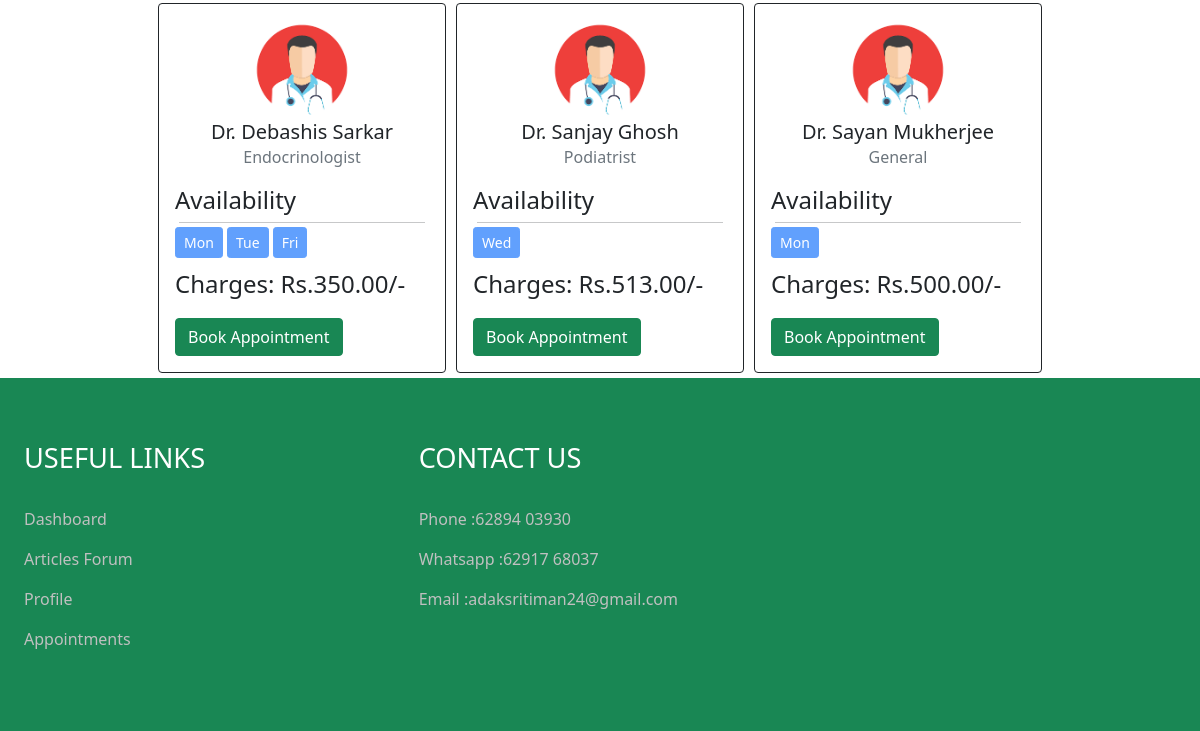
The page /dashboard/patient/ (signed in, lower part) on the database as committed earlier.
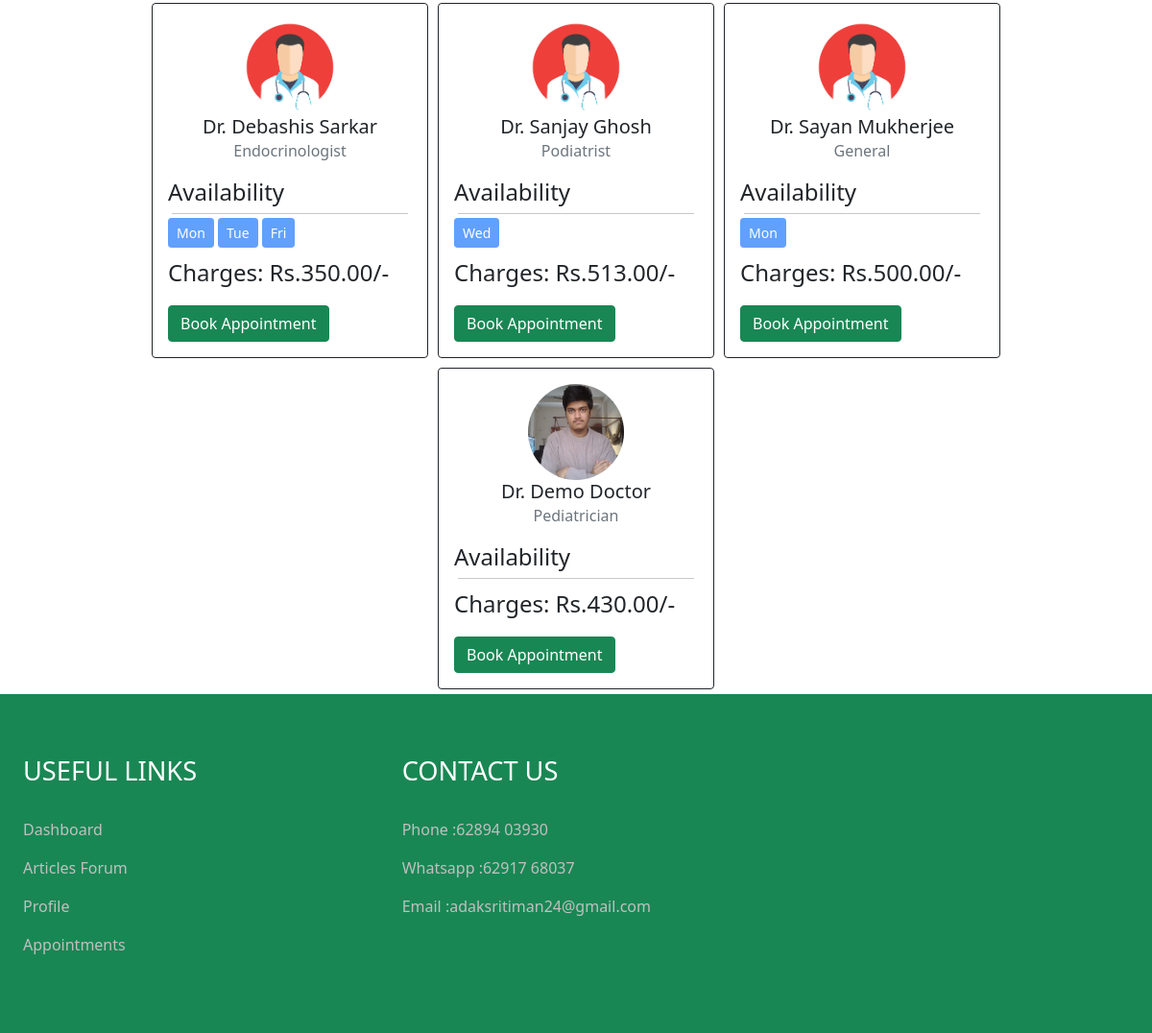
The same page on the database as committed later.
### accounts/models.py (models this page shows)
class Doctor(User):
    CHOICES = [
        ('Male','Male'),
        ('Female','Female'),
        ('Others','Others'),
    ]
    SPECIALITIES= [
        ('Podiatrist','Podiatrist'),
        ('General','General'),
        ('Pediatrician','Pediatrician'),
        ('Endocrinologist','Endocrinologist'),
        ('NeuroLogist','Neurologist'),
        ('Rheumatologist','Rheumatologist'),
        ('Alergist','Allergist'),
        ('Psychiatrist','Psychiatrist'),
    ]
    gender = models.CharField(null = False, max_length=8, choices=CHOICES)
    contact = models.CharField(max_length=12)
    dob = models.DateField()
    speciality = models.CharField(null=False, choices = SPECIALITIES, max_length=20)
    bio = models.TextField(null=True, max_length=800, blank=True)
    yoe = models.IntegerField()
    charge = models.DecimalField(decimal_places=2,max_digits=7, max_length = 10)
    paypal = models.EmailField(max_length=70, null = True, blank = True)
    img = models.ImageField(upload_to = "doctor_images/", null = True, blank = True)
    sun_start = models.TimeField(null=True, blank=True)
    sun_end = models.TimeField(null = True, blank=True)
    mon_start = models.TimeField(null = True, blank=True)
    mon_end = models.TimeField(null = True, blank=True)
    tue_start = models.TimeField(null = True, blank=True)
    tue_end = models.TimeField(null = True, blank=True)
    wed_start = models.TimeField(null = True, blank=True)
    wed_end = models.TimeField(null = True, blank=True)
    thu_start = models.TimeField(null = True, blank=True)
    thu_end = models.TimeField(null = True, blank=True)
    fri_start = models.TimeField(null = True, blank=True)
    fri_end = models.TimeField(null = True, blank=True)
    sat_start = models.TimeField(null = True, blank=True)
    sat_end = models.TimeField(null = True, blank=True)

### mainapp/views.py (the view, shortened to what this page needs)
# urls.py: path('dashboard/patient/',views.PatientDashboard.as_view(), name="pd"),
class PatientDashboard(View):
    def get(self, request):
        if request.user.is_authenticated:
            if isDoctor(request.user):
                return redirect('/dashboard/doctor/')
            patient = Patient.objects.get(pk = request.user.id)
            doctors = Doctor.objects.all()[0:12]
            context = {
                "patient" : patient,
                "doctors": doctors,
            }
            return render(request, "patient/patient-dashboard.html", context=context)
        return redirect('/accounts/login/patient/')

### accounts/views.py (called while the page is built)
def isDoctor(user):
    try:
        Doctor.objects.get(pk = user.id)
        return True
    except Exception as exe:
        return False

### templates/patient/patient-dashboard.html (shortened to what this page needs)
{% extends "patient/base.html" %}
{% load static %}
{% block content %}
<div class="container">
  <div class="d-flex justify-content-center" style="flex-wrap: wrap;">
    {% for doctor in doctors %}
    <div class="card border-dark" style="width: 18rem; margin:5px;">
      <div class="card-body">
        <div class="d-flex justify-content-center">
        {% if doctor.img %}
          <img src="{{doctor.img.url}}" alt="Not Found" width="100px", height="100px" style="border-radius: 50%;">
        {% else %}
          {% if doctor.gender == "Female" %}
          <img src="{% static 'doctor/imgs/avatar/female-doc.jpg' %}" alt="Not Found" width="100px", height="100px" style="border-radius: 50%;">
          {% else %}
          <img src="{% static 'doctor/imgs/avatar/male-doc.png' %}" alt="Not Found" width="100px", height="100px" style="border-radius: 50%;">
          {% endif %}
        {% endif %}
        </div>
        <h5 class="card-title text-center">Dr. {{doctor.first_name}} {{doctor.last_name}}</h5>
        <h6 class="card-subtitle mb-2 text-muted text-center">{{doctor.speciality}}</h6>
        <p style="margin-top: 15px; margin-bottom:0px; padding:0px;">Availability</p>
        <hr style=" margin:4px; padding:0px;">
        <div style="justify-content: center; align-items:center;">
          {% if doctor.mon_start %}
          <button disabled class="btn btn-primary btn-sm">Mon</button>
          {% endif %}
          {% if doctor.tue_start %}
          <button disabled class="btn btn-primary btn-sm">Tue</button>
          {% endif %}
          {% if doctor.wed_start %}
          <button disabled class="btn btn-primary btn-sm">Wed</button>
          {% endif %}
          {% if doctor.fri_start %}
          <button disabled class="btn btn-primary btn-sm">Fri</button>
          {% endif %}
        </div>
        <p class="mt-2">Charges: Rs.{{doctor.charge}}/-</p>
          <button type="button" class="btn btn-success" data-bs-toggle="modal" data-bs-target="#payment-for-{{doctor.id}}">
            Book Appointment
          </button>
      </div>
    </div>
    {% endfor %}
  </div>
</div>
{% endblock %}

### templates/patient/base.html (shortened to what this page needs)
{% load static %}
<!doctype html>
<html lang="en">
  <head>
    <link href="https://cdn.jsdelivr.net/npm/bootstrap@5.1.3/dist/css/bootstrap.min.css" rel="stylesheet">
    <link rel="stylesheet" href="{% static 'patient/css/index.css' %}">
    <link rel="stylesheet" href="{% static 'patient/css/edit.css' %}">
    <link rel="stylesheet" href="https://cdn.jsdelivr.net/npm/bootstrap-icons@1.7.2/font/bootstrap-icons.css">
    <link rel="stylesheet" href="https://cdnjs.cloudflare.com/ajax/libs/font-awesome/6.1.1/css/all.min.css" />
  </head>
  <body>
    {% block content %}
    {% endblock %}
    <footer class="bg-success section">
      <div class="footer-container pcontainer d-grid">
          <div>
              <h6 class="title footer-title">Useful Links</h6>
              <ul class="footer-list">
                  {% if request.user.is_authenticated %}
                  <li class="list-item">
                      <a href="{% url 'a_dashboard' %}" class="list-link">Dashboard</a>
                  </li>
                  {% endif %}
                  <li class="list-item">
                      <a href="{% url 'articleshome' %}" class="list-link">Articles Forum</a>
                  </li>
                  {% if request.user.is_authenticated %}
                  <li class="list-item">
                      <a href="{% url 'a_profile' %}" class="list-link">Profile</a>
                  </li>
                  <li class="list-item">
                      <a href="{% url 'a_app' %}" class="list-link">Appointments</a>
                  </li>
                  {% endif %}
              </ul>
          </div>
          <div>
              <h6 class="title footer-title">Contact Us</h6>
              <ul class="footer-list">
                  <li class="list-item">
                      <a href="#" class="list-link">Phone :62894 03930</a>
                  </li>
                  <li class="list-item">
                      <a href="#" class="list-link">Whatsapp :62917 68037</a>
                  </li>
                  <li class="list-item">
                      <a href="#" class="list-link">Email :adaksritiman24@gmail.com</a>
                  </li>
              </ul>
          </div>
      </div>
    </footer>
  </body>
</html>

### static/patient/css/index.css (style rules this page uses)
* { margin: 0; padding: 0; }
body { padding-top: 52px; display: flex; flex-direction: column; height: 100vh; }
body > footer { flex-grow: 1; }
ul { list-style: none; padding-left: 0; }
p { font-size: 3vh; }
a { text-decoration: none; }
ul a { text-decoration: none; color: inherit; height: fit-content; }
.section { padding-block: 4rem; }
footer { bottom: 0; width: 100%; }
.footer-container { gap: 2rem; }
.pcontainer { max-width: 160rem; margin: 0 auto; padding: 0 1.5rem; }
.d-grid { display: grid; }
.title { color: #fff; }
.footer-title { font-size: 1.7rem; text-transform: uppercase; margin-bottom: 2rem; }
.footer-list { display: flex; align-items: center; gap: 1rem; flex-direction: column; align-items: flex-start; }
.list-link { color: silver; }
@media screen and (min-width: 1024px) { .footer-container { grid-template-columns: repeat(3,1fr); } }

Rows that differ between the two databases and show on the page:
added Doctor: img (picture), first_name "Demo", last_name "Doctor", speciality "Pediatrician", charge "430.00"
